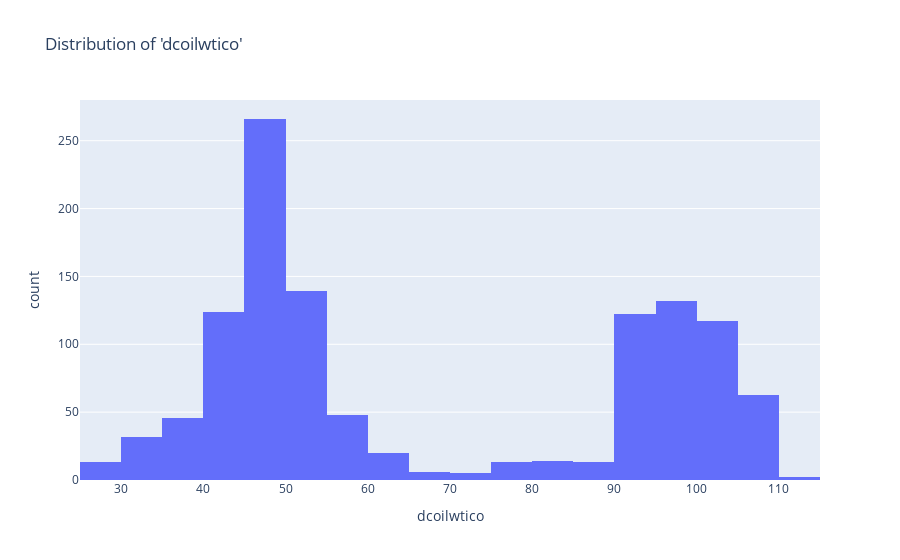
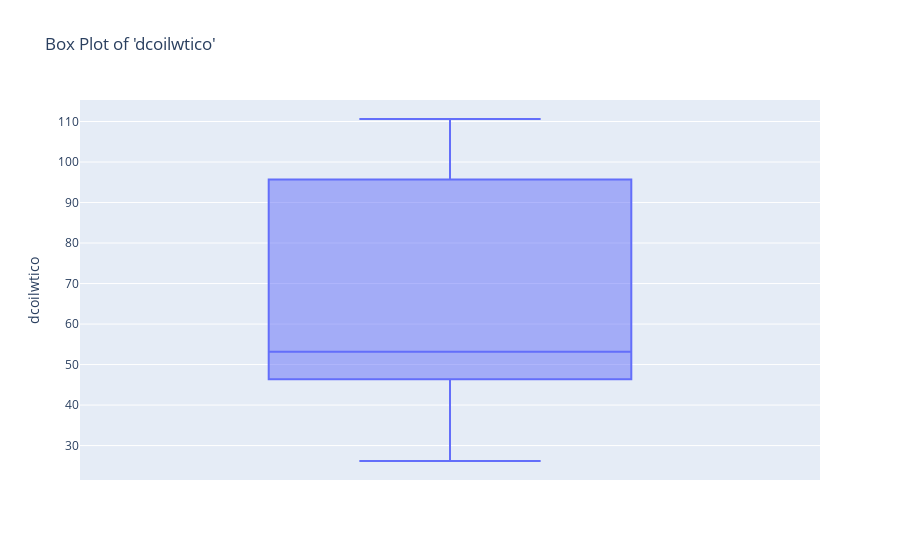
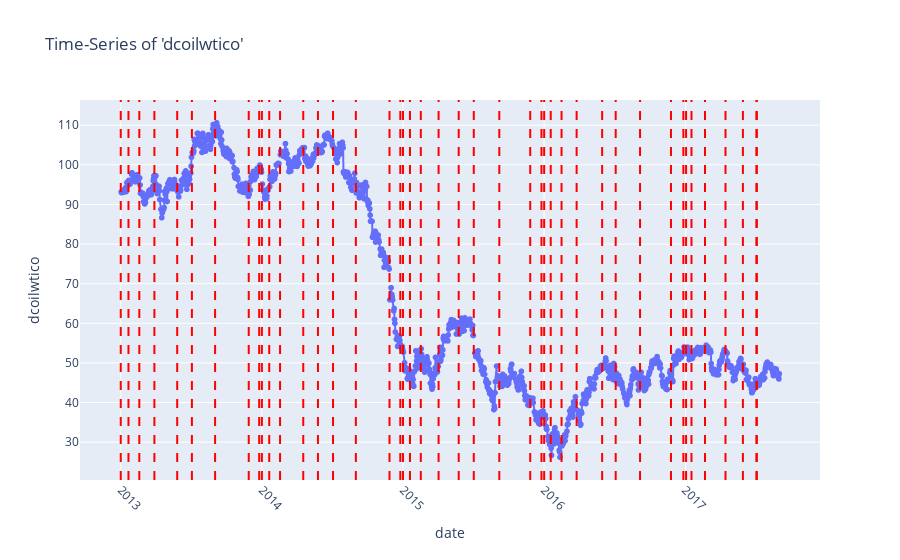

Notebook cell for these charts, in order:
### Markdown cell above
The choice between using forward fill (ffill) and backward fill (bfill) for imputation.

### Code cell
# Histogram
histogram_fig = px.histogram(oil_data, x='dcoilwtico', nbins=30, title="Distribution of 'dcoilwtico'")
histogram_fig.show()

# Box Plot
boxplot_fig = px.box(oil_data, y='dcoilwtico', title="Box Plot of 'dcoilwtico'")
boxplot_fig.show()



# Convert 'date' column to datetime format
oil_data['date'] = pd.to_datetime(oil_data['date'])

# Create a time-series line chart with missing value markers
line_chart_fig = px.line(oil_data, x='date', y='dcoilwtico', title="Time-Series of 'dcoilwtico'",
                         markers=True, # Add markers at data points
                         line_shape='linear', # Linear line shape
                         )

# Add vertical lines to indicate missing values
missing_dates = oil_data[oil_data['dcoilwtico'].isnull()]['date']
for date in missing_dates:
    line_chart_fig.add_shape(type="line",
                             x0=date, x1=date,
                             y0=0, y1=1,
                             xref="x", yref="paper",
                             line=dict(color="red", dash="dash")
                             )
    line_chart_fig.add_annotation(text="", x=date, y=1.02, xref="x", yref="paper", showarrow=False)

line_chart_fig.update_xaxes(tickangle=45)
line_chart_fig.show()

### Figure 1 — Plotly figure (JSON) as saved in the notebook; plotly's stock layout.template omitted (floating-point values rounded to 4 significant figures; data arrays with more than 128 entries replaced by an {"elided": "..."} marker saying what was removed)
{"data": [{"alignmentgroup": "True", "bingroup": "x", "hovertemplate": "dcoilwtico=%{x}<br>count=%{y}<extra></extra>", "legendgroup": "", "marker": {"color": "#636efa", "pattern": {"shape": ""}}, "name": "", "nbinsx": 30, "offsetgroup": "", "orientation": "v", "showlegend": false, "type": "histogram", "x": {"elided": "1218 float values"}, "xaxis": "x", "yaxis": "y"}], "layout": {"barmode": "relative", "legend": {"tracegroupgap": 0}, "title": {"text": "Distribution of 'dcoilwtico'"}, "xaxis": {"anchor": "y", "domain": [0, 1], "title": {"text": "dcoilwtico"}}, "yaxis": {"anchor": "x", "domain": [0, 1], "title": {"text": "count"}}}}

### Figure 2 — Plotly figure (JSON) as saved in the notebook; plotly's stock layout.template omitted (floating-point values rounded to 4 significant figures; data arrays with more than 128 entries replaced by an {"elided": "..."} marker saying what was removed)
{"data": [{"alignmentgroup": "True", "hovertemplate": "dcoilwtico=%{y}<extra></extra>", "legendgroup": "", "marker": {"color": "#636efa"}, "name": "", "notched": false, "offsetgroup": "", "orientation": "v", "showlegend": false, "type": "box", "x0": " ", "xaxis": "x", "y": {"elided": "1218 float values"}, "y0": " ", "yaxis": "y"}], "layout": {"boxmode": "group", "legend": {"tracegroupgap": 0}, "title": {"text": "Box Plot of 'dcoilwtico'"}, "xaxis": {"anchor": "y", "domain": [0, 1]}, "yaxis": {"anchor": "x", "domain": [0, 1], "title": {"text": "dcoilwtico"}}}}

### Figure 3 — Plotly figure (JSON) as saved in the notebook; plotly's stock layout.template omitted (floating-point values rounded to 4 significant figures; data arrays with more than 128 entries replaced by an {"elided": "..."} marker saying what was removed)
{"data": [{"hovertemplate": "date=%{x}<br>dcoilwtico=%{y}<extra></extra>", "legendgroup": "", "line": {"color": "#636efa", "dash": "solid", "shape": "linear"}, "marker": {"symbol": "circle"}, "mode": "lines+markers", "name": "", "showlegend": false, "type": "scattergl", "x": {"elided": "1218 str values"}, "xaxis": "x", "y": {"elided": "1218 float values"}, "yaxis": "y"}], "layout": {"annotations": [{"showarrow": false, "text": "", "x": "2013-01-01T00:00:00", "xref": "x", "y": 1.02, "yref": "paper"}, {"showarrow": false, "text": "", "x": "2013-01-21T00:00:00", "xref": "x", "y": 1.02, "yref": "paper"}, {"showarrow": false, "text": "", "x": "2013-02-18T00:00:00", "xref": "x", "y": 1.02, "yref": "paper"}, {"showarrow": false, "text": "", "x": "2013-03-29T00:00:00", "xref": "x", "y": 1.02, "yref": "paper"}, {"showarrow": false, "text": "", "x": "2013-05-27T00:00:00", "xref": "x", "y": 1.02, "yref": "paper"}, {"showarrow": false, "text": "", "x": "2013-07-04T00:00:00", "xref": "x", "y": 1.02, "yref": "paper"}, {"showarrow": false, "text": "", "x": "2013-09-02T00:00:00", "xref": "x", "y": 1.02, "yref": "paper"}, {"showarrow": false, "text": "", "x": "2013-11-28T00:00:00", "xref": "x", "y": 1.02, "yref": "paper"}, {"showarrow": false, "text": "", "x": "2013-12-25T00:00:00", "xref": "x", "y": 1.02, "yref": "paper"}, {"showarrow": false, "text": "", "x": "2014-01-01T00:00:00", "xref": "x", "y": 1.02, "yref": "paper"}, {"showarrow": false, "text": "", "x": "2014-01-20T00:00:00", "xref": "x", "y": 1.02, "yref": "paper"}, {"showarrow": false, "text": "", "x": "2014-02-17T00:00:00", "xref": "x", "y": 1.02, "yref": "paper"}, {"showarrow": false, "text": "", "x": "2014-04-18T00:00:00", "xref": "x", "y": 1.02, "yref": "paper"}, {"showarrow": false, "text": "", "x": "2014-05-26T00:00:00", "xref": "x", "y": 1.02, "yref": "paper"}, {"showarrow": false, "text": "", "x": "2014-07-04T00:00:00", "xref": "x", "y": 1.02, "yref": "paper"}, {"showarrow": false, "text": "", "x": "2014-09-01T00:00:00", "xref": "x", "y": 1.02, "yref": "paper"}, {"showarrow": false, "text": "", "x": "2014-11-27T00:00:00", "xref": "x", "y": 1.02, "yref": "paper"}, {"showarrow": false, "text": "", "x": "2014-12-25T00:00:00", "xref": "x", "y": 1.02, "yref": "paper"}, {"showarrow": false, "text": "", "x": "2015-01-01T00:00:00", "xref": "x", "y": 1.02, "yref": "paper"}, {"showarrow": false, "text": "", "x": "2015-01-19T00:00:00", "xref": "x", "y": 1.02, "yref": "paper"}, {"showarrow": false, "text": "", "x": "2015-02-16T00:00:00", "xref": "x", "y": 1.02, "yref": "paper"}, {"showarrow": false, "text": "", "x": "2015-04-03T00:00:00", "xref": "x", "y": 1.02, "yref": "paper"}, {"showarrow": false, "text": "", "x": "2015-05-25T00:00:00", "xref": "x", "y": 1.02, "yref": "paper"}, {"showarrow": false, "text": "", "x": "2015-07-03T00:00:00", "xref": "x", "y": 1.02, "yref": "paper"}, {"showarrow": false, "text": "", "x": "2015-09-07T00:00:00", "xref": "x", "y": 1.02, "yref": "paper"}, {"showarrow": false, "text": "", "x": "2015-11-26T00:00:00", "xref": "x", "y": 1.02, "yref": "paper"}, {"showarrow": false, "text": "", "x": "2015-12-25T00:00:00", "xref": "x", "y": 1.02, "yref": "paper"}, {"showarrow": false, "text": "", "x": "2016-01-01T00:00:00", "xref": "x", "y": 1.02, "yref": "paper"}, {"showarrow": false, "text": "", "x": "2016-01-18T00:00:00", "xref": "x", "y": 1.02, "yref": "paper"}, {"showarrow": false, "text": "", "x": "2016-02-15T00:00:00", "xref": "x", "y": 1.02, "yref": "paper"}, {"showarrow": false, "text": "", "x": "2016-03-25T00:00:00", "xref": "x", "y": 1.02, "yref": "paper"}, {"showarrow": false, "text": "", "x": "2016-05-30T00:00:00", "xref": "x", "y": 1.02, "yref": "paper"}, {"showarrow": false, "text": "", "x": "2016-07-04T00:00:00", "xref": "x", "y": 1.02, "yref": "paper"}, {"showarrow": false, "text": "", "x": "2016-09-05T00:00:00", "xref": "x", "y": 1.02, "yref": "paper"}, {"showarrow": false, "text": "", "x": "2016-11-24T00:00:00", "xref": "x", "y": 1.02, "yref": "paper"}, {"showarrow": false, "text": "", "x": "2016-12-26T00:00:00", "xref": "x", "y": 1.02, "yref": "paper"}, {"showarrow": false, "text": "", "x": "2017-01-02T00:00:00", "xref": "x", "y": 1.02, "yref": "paper"}, {"showarrow": false, "text": "", "x": "2017-01-16T00:00:00", "xref": "x", "y": 1.02, "yref": "paper"}, {"showarrow": false, "text": "", "x": "2017-02-20T00:00:00", "xref": "x", "y": 1.02, "yref": "paper"}, {"showarrow": false, "text": "", "x": "2017-04-14T00:00:00", "xref": "x", "y": 1.02, "yref": "paper"}, {"showarrow": false, "text": "", "x": "2017-05-29T00:00:00", "xref": "x", "y": 1.02, "yref": "paper"}, {"showarrow": false, "text": "", "x": "2017-07-03T00:00:00", "xref": "x", "y": 1.02, "yref": "paper"}, {"showarrow": false, "text": "", "x": "2017-07-04T00:00:00", "xref": "x", "y": 1.02, "yref": "paper"}], "legend": {"tracegroupgap": 0}, "shapes": [{"line": {"color": "red", "dash": "dash"}, "type": "line", "x0": "2013-01-01T00:00:00", "x1": "2013-01-01T00:00:00", "xref": "x", "y0": 0, "y1": 1, "yref": "paper"}, {"line": {"color": "red", "dash": "dash"}, "type": "line", "x0": "2013-01-21T00:00:00", "x1": "2013-01-21T00:00:00", "xref": "x", "y0": 0, "y1": 1, "yref": "paper"}, {"line": {"color": "red", "dash": "dash"}, "type": "line", "x0": "2013-02-18T00:00:00", "x1": "2013-02-18T00:00:00", "xref": "x", "y0": 0, "y1": 1, "yref": "paper"}, {"line": {"color": "red", "dash": "dash"}, "type": "line", "x0": "2013-03-29T00:00:00", "x1": "2013-03-29T00:00:00", "xref": "x", "y0": 0, "y1": 1, "yref": "paper"}, {"line": {"color": "red", "dash": "dash"}, "type": "line", "x0": "2013-05-27T00:00:00", "x1": "2013-05-27T00:00:00", "xref": "x", "y0": 0, "y1": 1, "yref": "paper"}, {"line": {"color": "red", "dash": "dash"}, "type": "line", "x0": "2013-07-04T00:00:00", "x1": "2013-07-04T00:00:00", "xref": "x", "y0": 0, "y1": 1, "yref": "paper"}, {"line": {"color": "red", "dash": "dash"}, "type": "line", "x0": "2013-09-02T00:00:00", "x1": "2013-09-02T00:00:00", "xref": "x", "y0": 0, "y1": 1, "yref": "paper"}, {"line": {"color": "red", "dash": "dash"}, "type": "line", "x0": "2013-11-28T00:00:00", "x1": "2013-11-28T00:00:00", "xref": "x", "y0": 0, "y1": 1, "yref": "paper"}, {"line": {"color": "red", "dash": "dash"}, "type": "line", "x0": "2013-12-25T00:00:00", "x1": "2013-12-25T00:00:00", "xref": "x", "y0": 0, "y1": 1, "yref": "paper"}, {"line": {"color": "red", "dash": "dash"}, "type": "line", "x0": "2014-01-01T00:00:00", "x1": "2014-01-01T00:00:00", "xref": "x", "y0": 0, "y1": 1, "yref": "paper"}, {"line": {"color": "red", "dash": "dash"}, "type": "line", "x0": "2014-01-20T00:00:00", "x1": "2014-01-20T00:00:00", "xref": "x", "y0": 0, "y1": 1, "yref": "paper"}, {"line": {"color": "red", "dash": "dash"}, "type": "line", "x0": "2014-02-17T00:00:00", "x1": "2014-02-17T00:00:00", "xref": "x", "y0": 0, "y1": 1, "yref": "paper"}, {"line": {"color": "red", "dash": "dash"}, "type": "line", "x0": "2014-04-18T00:00:00", "x1": "2014-04-18T00:00:00", "xref": "x", "y0": 0, "y1": 1, "yref": "paper"}, {"line": {"color": "red", "dash": "dash"}, "type": "line", "x0": "2014-05-26T00:00:00", "x1": "2014-05-26T00:00:00", "xref": "x", "y0": 0, "y1": 1, "yref": "paper"}, {"line": {"color": "red", "dash": "dash"}, "type": "line", "x0": "2014-07-04T00:00:00", "x1": "2014-07-04T00:00:00", "xref": "x", "y0": 0, "y1": 1, "yref": "paper"}, {"line": {"color": "red", "dash": "dash"}, "type": "line", "x0": "2014-09-01T00:00:00", "x1": "2014-09-01T00:00:00", "xref": "x", "y0": 0, "y1": 1, "yref": "paper"}, {"line": {"color": "red", "dash": "dash"}, "type": "line", "x0": "2014-11-27T00:00:00", "x1": "2014-11-27T00:00:00", "xref": "x", "y0": 0, "y1": 1, "yref": "paper"}, {"line": {"color": "red", "dash": "dash"}, "type": "line", "x0": "2014-12-25T00:00:00", "x1": "2014-12-25T00:00:00", "xref": "x", "y0": 0, "y1": 1, "yref": "paper"}, {"line": {"color": "red", "dash": "dash"}, "type": "line", "x0": "2015-01-01T00:00:00", "x1": "2015-01-01T00:00:00", "xref": "x", "y0": 0, "y1": 1, "yref": "paper"}, {"line": {"color": "red", "dash": "dash"}, "type": "line", "x0": "2015-01-19T00:00:00", "x1": "2015-01-19T00:00:00", "xref": "x", "y0": 0, "y1": 1, "yref": "paper"}, {"line": {"color": "red", "dash": "dash"}, "type": "line", "x0": "2015-02-16T00:00:00", "x1": "2015-02-16T00:00:00", "xref": "x", "y0": 0, "y1": 1, "yref": "paper"}, {"line": {"color": "red", "dash": "dash"}, "type": "line", "x0": "2015-04-03T00:00:00", "x1": "2015-04-03T00:00:00", "xref": "x", "y0": 0, "y1": 1, "yref": "paper"}, {"line": {"color": "red", "dash": "dash"}, "type": "line", "x0": "2015-05-25T00:00:00", "x1": "2015-05-25T00:00:00", "xref": "x", "y0": 0, "y1": 1, "yref": "paper"}, {"line": {"color": "red", "dash": "dash"}, "type": "line", "x0": "2015-07-03T00:00:00", "x1": "2015-07-03T00:00:00", "xref": "x", "y0": 0, "y1": 1, "yref": "paper"}, {"line": {"color": "red", "dash": "dash"}, "type": "line", "x0": "2015-09-07T00:00:00", "x1": "2015-09-07T00:00:00", "xref": "x", "y0": 0, "y1": 1, "yref": "paper"}, {"line": {"color": "red", "dash": "dash"}, "type": "line", "x0": "2015-11-26T00:00:00", "x1": "2015-11-26T00:00:00", "xref": "x", "y0": 0, "y1": 1, "yref": "paper"}, {"line": {"color": "red", "dash": "dash"}, "type": "line", "x0": "2015-12-25T00:00:00", "x1": "2015-12-25T00:00:00", "xref": "x", "y0": 0, "y1": 1, "yref": "paper"}, {"line": {"color": "red", "dash": "dash"}, "type": "line", "x0": "2016-01-01T00:00:00", "x1": "2016-01-01T00:00:00", "xref": "x", "y0": 0, "y1": 1, "yref": "paper"}, {"line": {"color": "red", "dash": "dash"}, "type": "line", "x0": "2016-01-18T00:00:00", "x1": "2016-01-18T00:00:00", "xref": "x", "y0": 0, "y1": 1, "yref": "paper"}, {"line": {"color": "red", "dash": "dash"}, "type": "line", "x0": "2016-02-15T00:00:00", "x1": "2016-02-15T00:00:00", "xref": "x", "y0": 0, "y1": 1, "yref": "paper"}, {"line": {"color": "red", "dash": "dash"}, "type": "line", "x0": "2016-03-25T00:00:00", "x1": "2016-03-25T00:00:00", "xref": "x", "y0": 0, "y1": 1, "yref": "paper"}, {"line": {"color": "red", "dash": "dash"}, "type": "line", "x0": "2016-05-30T00:00:00", "x1": "2016-05-30T00:00:00", "xref": "x", "y0": 0, "y1": 1, "yref": "paper"}, {"line": {"color": "red", "dash": "dash"}, "type": "line", "x0": "2016-07-04T00:00:00", "x1": "2016-07-04T00:00:00", "xref": "x", "y0": 0, "y1": 1, "yref": "paper"}, {"line": {"color": "red", "dash": "dash"}, "type": "line", "x0": "2016-09-05T00:00:00", "x1": "2016-09-05T00:00:00", "xref": "x", "y0": 0, "y1": 1, "yref": "paper"}, {"line": {"color": "red", "dash": "dash"}, "type": "line", "x0": "2016-11-24T00:00:00", "x1": "2016-11-24T00:00:00", "xref": "x", "y0": 0, "y1": 1, "yref": "paper"}, {"line": {"color": "red", "dash": "dash"}, "type": "line", "x0": "2016-12-26T00:00:00", "x1": "2016-12-26T00:00:00", "xref": "x", "y0": 0, "y1": 1, "yref": "paper"}, {"line": {"color": "red", "dash": "dash"}, "type": "line", "x0": "2017-01-02T00:00:00", "x1": "2017-01-02T00:00:00", "xref": "x", "y0": 0, "y1": 1, "yref": "paper"}, {"line": {"color": "red", "dash": "dash"}, "type": "line", "x0": "2017-01-16T00:00:00", "x1": "2017-01-16T00:00:00", "xref": "x", "y0": 0, "y1": 1, "yref": "paper"}, {"line": {"color": "red", "dash": "dash"}, "type": "line", "x0": "2017-02-20T00:00:00", "x1": "2017-02-20T00:00:00", "xref": "x", "y0": 0, "y1": 1, "yref": "paper"}, {"line": {"color": "red", "dash": "dash"}, "type": "line", "x0": "2017-04-14T00:00:00", "x1": "2017-04-14T00:00:00", "xref": "x", "y0": 0, "y1": 1, "yref": "paper"}, {"line": {"color": "red", "dash": "dash"}, "type": "line", "x0": "2017-05-29T00:00:00", "x1": "2017-05-29T00:00:00", "xref": "x", "y0": 0, "y1": 1, "yref": "paper"}, {"line": {"color": "red", "dash": "dash"}, "type": "line", "x0": "2017-07-03T00:00:00", "x1": "2017-07-03T00:00:00", "xref": "x", "y0": 0, "y1": 1, "yref": "paper"}, {"line": {"color": "red", "dash": "dash"}, "type": "line", "x0": "2017-07-04T00:00:00", "x1": "2017-07-04T00:00:00", "xref": "x", "y0": 0, "y1": 1, "yref": "paper"}], "title": {"text": "Time-Series of 'dcoilwtico'"}, "xaxis": {"anchor": "y", "domain": [0, 1], "tickangle": 45, "title": {"text": "date"}}, "yaxis": {"anchor": "x", "domain": [0, 1], "title": {"text": "dcoilwtico"}}}}
